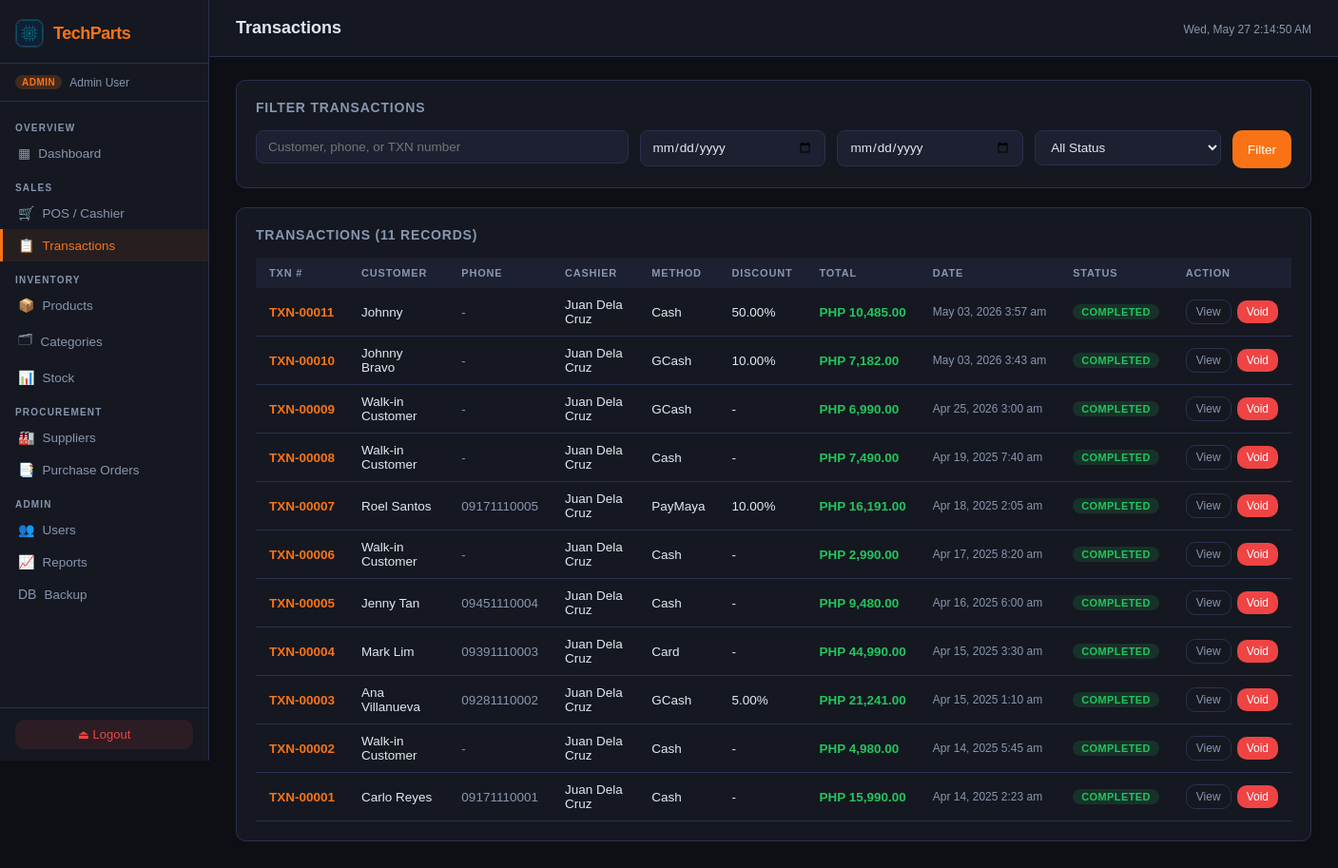
The app's page /pages/transactions.php (signed in), older data.
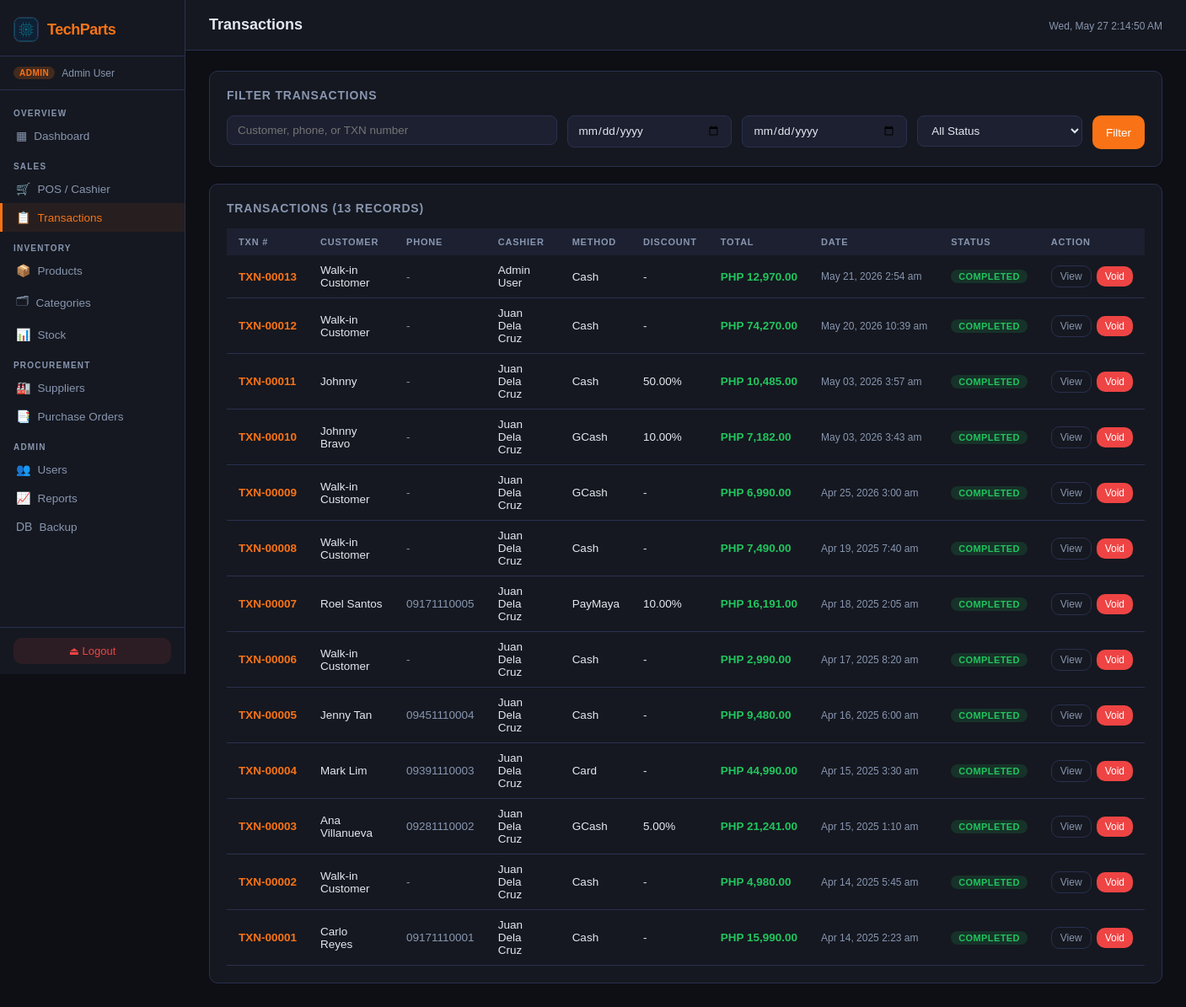
The same page, newer data.
### tables this page shows
CREATE TABLE `transaction` (
  `ID` int NOT NULL AUTO_INCREMENT,
  `TransactionDate` timestamp NULL DEFAULT CURRENT_TIMESTAMP,
  `CustomerName` varchar(150) DEFAULT 'Walk-in Customer',
  `CustomerPhone` varchar(20) DEFAULT NULL,
  `PaymentMethod` enum('Cash','Card','GCash','PayMaya','Other') DEFAULT 'Cash',
  `AmountTendered` decimal(10,2) DEFAULT '0.00',
  `Discount` decimal(5,2) DEFAULT '0.00',
  `TotalAmount` decimal(10,2) NOT NULL,
  `Status` enum('Completed','Voided','Refunded') DEFAULT 'Completed',
  `Notes` text,
  `Cashier_ID` int NOT NULL,
  PRIMARY KEY (`ID`),
  KEY `Cashier_ID` (`Cashier_ID`),
  CONSTRAINT `transaction_ibfk_1` FOREIGN KEY (`Cashier_ID`) REFERENCES `user` (`ID`),
  CONSTRAINT `chk_discount` CHECK ((`Discount` between 0 and 100)),
  CONSTRAINT `chk_tendered` CHECK ((`AmountTendered` >= 0)),
  CONSTRAINT `chk_total` CHECK ((`TotalAmount` >= 0))
);

CREATE TABLE `user` (
  `ID` int NOT NULL AUTO_INCREMENT,
  `Name` varchar(100) NOT NULL,
  `Email` varchar(254) NOT NULL,
  `Password` varchar(255) NOT NULL,
  `Role` enum('Admin','Cashier') NOT NULL,
  `IsActive` tinyint(1) DEFAULT '1',
  `CreatedAt` timestamp NULL DEFAULT CURRENT_TIMESTAMP,
  PRIMARY KEY (`ID`),
  UNIQUE KEY `Email` (`Email`)
);

### includes/config.php (called while the page is built, shortened)
<?php
function currentUser(): array
{
    return [
        'id'   => $_SESSION['user_id']   ?? null,
        'name' => $_SESSION['user_name'] ?? 'Guest',
        'role' => $_SESSION['role']      ?? 'Viewer',
    ];
}

### pages/transactions.php (the view, shortened to what this page needs)
<?php
require_once __DIR__ . '/../includes/config.php';
$pageTitle = 'Transactions';
$db = getDB();
$search   = trim($_GET['q'] ?? '');
$dateFrom = $_GET['from'] ?? '';
$dateTo   = $_GET['to'] ?? '';
$where = ['1=1'];
$params = [];
$whereStr = implode(' AND ', $where);
$page = max(1, (int)($_GET['page'] ?? 1));
$limit = 20;
$offset = ($page - 1) * $limit;
$total = $db->prepare("SELECT COUNT(*) FROM Transaction t WHERE $whereStr");
$total->execute($params);
$totalRows = (int)$total->fetchColumn();
$stmt = $db->prepare("
  SELECT t.*, u.Name AS CashierName
  FROM Transaction t
  JOIN User u ON t.Cashier_ID = u.ID
  WHERE $whereStr
  ORDER BY t.TransactionDate DESC
  LIMIT $limit OFFSET $offset
");
$stmt->execute($params);
$txns = $stmt->fetchAll();
function txnNo(int $id): string
{
  return 'TXN-' . str_pad((string)$id, 5, '0', STR_PAD_LEFT);
}
function statusColor(string $status): string
{
  return match ($status) {
    'Completed' => 'green',
    'Voided' => 'red',
    'Refunded' => 'yellow',
    default => 'gray',
  };
}
include __DIR__ . '/../includes/header.php';
?>
<link rel="stylesheet" href="/css/transactions.css">
<div class="card tx-filter-card">
  <div class="card-title">Filter Transactions</div>
  <form method="GET">
    <div class="tx-filter-grid">
      <div class="form-group">
        <input type="text" name="q" class="form-control" placeholder="Customer, phone, or TXN number" value="<?= htmlspecialchars($search) ?>">
      </div>
      <div class="form-group">
        <input type="date" name="from" class="form-control" value="<?= htmlspecialchars($dateFrom) ?>">
      </div>
      <div class="form-group">
        <input type="date" name="to" class="form-control" value="<?= htmlspecialchars($dateTo) ?>">
      </div>
      <div class="form-group">
        <select name="status" class="form-control">
          <option value="">All Status</option>
        </select>
      </div>
      <button type="submit" class="btn btn-primary">Filter</button>
    </div>
  </form>
</div>
<div class="card tx-card">
  <div class="card-title">Transactions (<?= number_format($totalRows) ?> records)</div>
  <div class="table-wrap tx-table-wrap">
    <table class="tx-table">
      <thead>
        <tr>
          <th>TXN #</th>
          <th>Customer</th>
          <th>Phone</th>
          <th>Cashier</th>
          <th>Method</th>
          <th>Discount</th>
          <th>Total</th>
          <th>Date</th>
          <th>Status</th>
          <th>Action</th>
        </tr>
      </thead>
      <tbody>
        <?php foreach ($txns as $t): ?>
          <?php $id = (int)$t['ID']; ?>
          <tr>
            <td class="tx-number"><?= txnNo($id) ?></td>
            <td><?= htmlspecialchars($t['CustomerName']) ?></td>
            <td class="tx-muted"><?= htmlspecialchars($t['CustomerPhone'] ?? '-') ?></td>
            <td><?= htmlspecialchars($t['CashierName']) ?></td>
            <td><?= htmlspecialchars($t['PaymentMethod']) ?></td>
            <td><?= (float)$t['Discount'] > 0 ? htmlspecialchars($t['Discount']) . '%' : '-' ?></td>
            <td class="tx-amount">PHP <?= number_format($t['TotalAmount'], 2) ?></td>
            <td class="tx-date"><?= date('M d, Y g:i a', strtotime($t['TransactionDate'])) ?></td>
            <td><span class="badge badge-<?= statusColor($t['Status']) ?>"><?= htmlspecialchars($t['Status']) ?></span></td>
            <td>
              <div class="tx-actions">
                <button class="btn btn-ghost btn-sm" type="button" onclick="openModal('txn-<?= $id ?>')">View</button>
                <?php if ($t['Status'] === 'Completed' && in_array($_SESSION['role'], ['Admin', 'Cashier'], true)): ?>
                  <form method="POST">
                    <button type="button" class="btn btn-danger btn-sm" onclick="confirmDelete('Void this transaction?', this.closest('form'))">Void</button>
                  </form>
                <?php endif; ?>
              </div>
            </td>
          </tr>
        <?php endforeach; ?>
      </tbody>
    </table>
  </div>
</div>
<?php include __DIR__ . '/../includes/footer.php'; ?>

### includes/header.php (shortened to what this page needs)
<?php
$user = currentUser();
$page = basename($_SERVER['PHP_SELF'], '.php');
?>
<!DOCTYPE html>
<html lang="en">
<head>
  <link rel="stylesheet" href="/css/style.css">
</head>
<body>
  <nav class="sidebar">
    <div class="sidebar-brand">
      <?php $logoClass = 'sidebar-logo'; include __DIR__ . '/logo.php'; ?>
      <span class="brand-name">TechParts</span>
    </div>
    <div class="sidebar-role">
      <span class="role-badge role-<?= strtolower($user['role']) ?>"><?= $user['role'] ?></span>
      <span class="user-name"><?= htmlspecialchars($user['name']) ?></span>
    </div>
    <ul class="nav-links">
      <li class="nav-section">OVERVIEW</li>
      <li class="<?= $page === 'dashboard' ? 'active' : '' ?>">
        <a href="/pages/dashboard.php"><i class="ico">▦</i> Dashboard</a>
      </li>
      <?php if (in_array($user['role'], ['Admin', 'Cashier', 'User'])): ?>
        <li class="nav-section">SALES</li>
        <?php if (in_array($user['role'], ['Admin', 'Cashier'])): ?>
          <li class="<?= $page === 'cashier' ? 'active' : '' ?>">
            <a href="/pages/cashier.php"><i class="ico">🛒</i> POS / Cashier</a>
          </li>
        <?php endif; ?>
        <li class="<?= $page === 'transactions' ? 'active' : '' ?>">
          <a href="/pages/transactions.php"><i class="ico">📋</i> Transactions</a>
        </li>
      <?php endif; ?>
      <li class="nav-section">INVENTORY</li>
      <li class="<?= $page === 'products' ? 'active' : '' ?>">
        <a href="/pages/products.php"><i class="ico">📦</i> Products</a>
      </li>
      <li class="<?= $page === 'categories' ? 'active' : '' ?>">
        <a href="/pages/categories.php"><i class="ico">🗂</i> Categories</a>
      </li>
      <li class="<?= $page === 'stock' ? 'active' : '' ?>">
        <a href="/pages/stock.php"><i class="ico">📊</i> Stock</a>
      </li>
      <li class="nav-section">PROCUREMENT</li>
      <li class="<?= $page === 'suppliers' ? 'active' : '' ?>">
        <a href="/pages/suppliers.php"><i class="ico">🏭</i> Suppliers</a>
      </li>
      <li class="<?= $page === 'purchase_orders' ? 'active' : '' ?>">
        <a href="/pages/purchase_orders.php"><i class="ico">📑</i> Purchase Orders</a>
      </li>
      <?php if ($user['role'] === 'Admin'): ?>
        <li class="nav-section">ADMIN</li>
        <li class="<?= $page === 'users' ? 'active' : '' ?>">
          <a href="/pages/users.php"><i class="ico">👥</i> Users</a>
        </li>
        <li class="<?= $page === 'reports' ? 'active' : '' ?>">
          <a href="/pages/reports.php"><i class="ico">📈</i> Reports</a>
        </li>
        <li class="<?= $page === 'backup' ? 'active' : '' ?>">
          <a href="/pages/backup.php"><i class="ico">DB</i> Backup</a>
        </li>
      <?php endif; ?>
    </ul>
    <div class="sidebar-footer">
      <a href="/pages/logout.php" class="logout-btn" data-confirm-logout>⏏ Logout</a>
    </div>
  </nav>
  <main class="main-content">
    <header class="top-bar">
      <h1 class="page-title"><?= htmlspecialchars($pageTitle ?? 'Dashboard') ?></h1>
      <div class="top-bar-right">
        <span class="date-display" id="live-clock"></span>
      </div>
    </header>
    <div class="page-body">

### includes/logo.php
<?php
$logoClass = $logoClass ?? 'app-logo';
$logoAlt = $logoAlt ?? 'TechParts logo';
?>
<img src="/assets/images/logo.png" alt="<?= htmlspecialchars($logoAlt, ENT_QUOTES, 'UTF-8') ?>" class="<?= htmlspecialchars($logoClass, ENT_QUOTES, 'UTF-8') ?>">

### includes/footer.php (shortened to what this page needs)
</div>
</main>
</body>
</html>

### css/transactions.css (style rules this page uses)
.tx-filter-grid { display: grid; grid-template-columns: minmax(240px, 2fr) repeat(3, minmax(140px, 1fr)) auto; gap: 12px; align-items: start; }
.tx-filter-grid .form-group { margin: 0; }
.tx-filter-grid .btn { height: 40px; justify-content: center; }
.tx-card { padding: 0; overflow: hidden; }
.tx-card .card-title { padding: 20px 20px 0; }
.tx-table-wrap { padding: 0 20px 20px; }
.tx-table { min-width: 980px; }
.tx-table tbody td { vertical-align: middle; }
.tx-number { font-family: 'Syne', sans-serif; font-weight: 700; color: var(--accent); white-space: nowrap; }
.tx-muted, .tx-date { color: var(--text-muted); }
.tx-date { font-size: 12px; white-space: nowrap; }
.tx-amount { color: var(--accent3); font-weight: 700; white-space: nowrap; }
.tx-actions { display: flex; gap: 6px; align-items: center; white-space: nowrap; }
.tx-actions form { margin: 0; }

Row changes from the older to the newer data that the page shows:
now on this page (row unchanged): user: Name "Admin User"
added transaction: ID "TXN-00013", CustomerName "Walk-in Customer", CustomerPhone "-", Cashier_ID.Name "Admin User", PaymentMethod "Cash", TotalAmount "12,970.00", TransactionDate "May 21, 2026 2:54 am", Status "COMPLETED"
added transaction: ID "TXN-00012", CustomerName "Walk-in Customer", CustomerPhone "-", Cashier_ID.Name "Juan Dela Cruz", PaymentMethod "Cash", TotalAmount "74,270.00", TransactionDate "May 20, 2026 10:39 am", Status "COMPLETED"
Text that changed along with them:
$totalRows: "11" → "13"
$user['name']: "Admin User" → (not shown)
